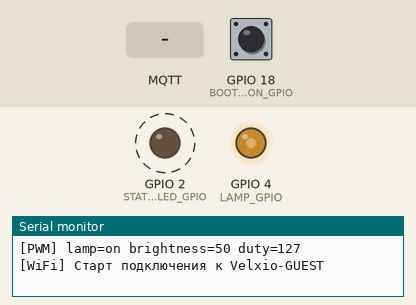
Recording of a sketch running on a simulated ESP32. On the bench: output pins drawn as LEDs (lit = HIGH), the last lines printed to the serial monitor. Dashed ring = blinking. Inputs (shaded band) come from the test bench; at power-on: GPIO 18 (BOOT_BUTTON_GPIO) HIGH. WiFi joins after 1.5 s; servers stay silent unless stated; no MQTT or app messages arrive unless stated.

Above: at 1.28 s.
1.3 s: GPIO 18 (BOOT_BUTTON_GPIO) pulled LOW for 0.15 s
At 1.6 s:
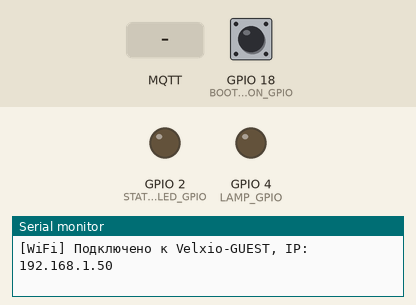
At 2.5 s:
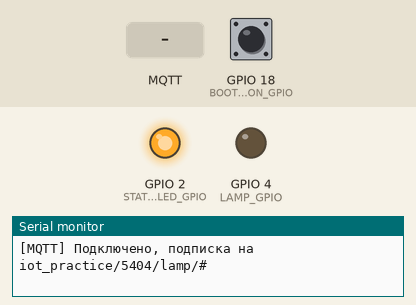
3.2 s: MQTT message "on" arrives on the first subscribed topic
4.7 s: MQTT message "0" arrives on the first subscribed topic
6.2 s: MQTT message "off" arrives on the first subscribed topic
Timing chart, 0 to 8.7 s (numbered marks = the images above; inputs shaded):
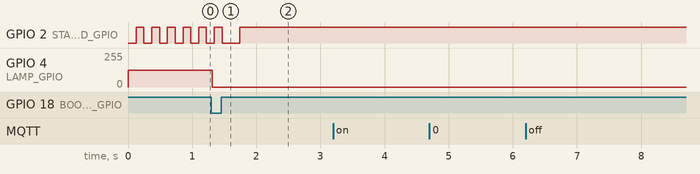

Measured:
- after the input at 1.3 s, GPIO 4 (LAMP_GPIO): 127/255 → 0/255 at once

The sketch:

main.ino
```cpp
/*
Выполнила бригада №3
Участники:
- Павлов Аркадий - ответственный за схемы
- Малков Максим - ответственный за код
- Авдеев Евгений - ответственный за отчеты
*/

#include <Arduino.h>
#include <WiFi.h>
#include <PubSubClient.h>

// Используем учебную Wi-Fi сеть из правил проекта.
static constexpr const char* WIFI_SSID = "Velxio-GUEST";
static constexpr const char* WIFI_PASSWORD = "";

// Берем IP брокера из docker-compose (сервис emqx).
static constexpr const char* MQTT_BROKER_HOST = "172.30.0.10";
static constexpr uint16_t MQTT_BROKER_PORT = 1883;
static constexpr const char* MQTT_CLIENT_ID = "5404";

static constexpr uint8_t STATUS_LED_GPIO = 2;
static constexpr uint8_t LAMP_GPIO = 4;
static constexpr uint8_t BOOT_BUTTON_GPIO = 18;
static constexpr uint8_t PWM_CHANNEL = 0;
static constexpr uint16_t PWM_FREQ_HZ = 5000;
static constexpr uint8_t PWM_RESOLUTION_BITS = 8;
static constexpr uint16_t PWM_MAX_DUTY = (1U << PWM_RESOLUTION_BITS) - 1U;

struct DeviceState {
  bool lampOn = true;
  int brightness = 50;
};

WiFiClient wifiClient;
PubSubClient mqttClient(wifiClient);
DeviceState state;

static constexpr const char* LAMP_TOPIC = "iot_practice/5404/lamp";
static constexpr const char* VALUE_TOPIC = "iot_practice/5404/lamp/value";
static constexpr const char* SUBSCRIBE_TOPIC = "iot_practice/5404/lamp/#";

bool lastButtonLevel = HIGH;
unsigned long lastStatusBlinkMs = 0;
unsigned long lastMqttReconnectTryMs = 0;
unsigned long lastWifiReconnectTryMs = 0;
bool wifiConnectedLogged = false;

void setLampPwm(int brightnessPercent, bool lampOn) {
  int effectiveBrightness = lampOn ? brightnessPercent : 0;
  effectiveBrightness = constrain(effectiveBrightness, 0, 100);

  const uint32_t duty = static_cast<uint32_t>((effectiveBrightness * PWM_MAX_DUTY) / 100);
  ledcWrite(PWM_CHANNEL, duty);

  Serial.printf("[PWM] lamp=%s brightness=%d duty=%lu\n",
                lampOn ? "on" : "off",
                effectiveBrightness,
                static_cast<unsigned long>(duty));
}

void handleTopic(const char* topic, const char* payload) {
  if (strcmp(topic, LAMP_TOPIC) == 0) {
    const bool newLampState = (strcmp(payload, "on") == 0);
    state.lampOn = newLampState;
    setLampPwm(state.brightness, state.lampOn);
    Serial.printf("[MQTT] Команда lamp применена: %s (яркость=%d)\n", state.lampOn ? "on" : "off", state.brightness);
    return;
  }

  if (strcmp(topic, VALUE_TOPIC) == 0) {
    int value = atoi(payload);
    value = constrain(value, 0, 100);

    state.brightness = value;
    setLampPwm(state.brightness, state.lampOn);
    Serial.printf("[MQTT] Команда lamp/value применена: %d (lamp=%s)\n", state.brightness, state.lampOn ? "on" : "off");
    return;
  }

  Serial.printf("[MQTT] Неизвестная команда, топик игнорирован: %s\n", topic);
}

void mqttCallback(char* topic, byte* payload, unsigned int length) {
  if (topic == nullptr) {
    return;
  }

  char payloadBuffer[128] = {0};
  const unsigned int copyLen = min(length, static_cast<unsigned int>(sizeof(payloadBuffer) - 1));
  memcpy(payloadBuffer, payload, copyLen);
  payloadBuffer[copyLen] = '\0';

  Serial.printf("[MQTT] Получено: topic=%s payload=%s\n", topic, payloadBuffer);
  handleTopic(topic, payloadBuffer);
}

void connectWifiIfNeeded() {
  const wl_status_t wifiStatus = WiFi.status();
  if (wifiStatus == WL_CONNECTED) {
    if (!wifiConnectedLogged) {
      Serial.printf("[WiFi] Подключено к %s, IP: %s\n", WIFI_SSID, WiFi.localIP().toString().c_str());
      wifiConnectedLogged = true;
    }
    return;
  }

  if (wifiConnectedLogged) {
    Serial.printf("[WiFi] Соединение потеряно, статус: %d\n", static_cast<int>(wifiStatus));
    wifiConnectedLogged = false;
  }

  const unsigned long now = millis();
  if (now - lastWifiReconnectTryMs < 5000) {
    return;
  }
  lastWifiReconnectTryMs = now;

  // Перезапускаем подключение при каждом разрыве, чтобы лампа сама восстанавливалась
  // после перезапуска роутера/точки доступа без ручного ресета платы.
  Serial.printf("[WiFi] Пробуем подключиться к %s...\n", WIFI_SSID);
  WiFi.disconnect();
  WiFi.begin(WIFI_SSID, WIFI_PASSWORD);
}

void connectMqttIfNeeded() {
  if (WiFi.status() != WL_CONNECTED || mqttClient.connected()) {
    return;
  }

  const unsigned long now = millis();
  if (now - lastMqttReconnectTryMs < 2000) {
    return;
  }
  lastMqttReconnectTryMs = now;

  if (mqttClient.connect(MQTT_CLIENT_ID)) {
    mqttClient.subscribe(SUBSCRIBE_TOPIC, 1);
    Serial.printf("[MQTT] Подключено, подписка на %s\n", SUBSCRIBE_TOPIC);
  }
}

void updateStatusLed() {
  const bool wifiConnected = WiFi.status() == WL_CONNECTED;
  const bool mqttConnected = mqttClient.connected();

  if (wifiConnected && mqttConnected) {
    digitalWrite(STATUS_LED_GPIO, HIGH);
    return;
  }

  const unsigned long now = millis();
  const unsigned long interval = wifiConnected ? 250 : 100;
  if (now - lastStatusBlinkMs >= interval) {
    lastStatusBlinkMs = now;
    digitalWrite(STATUS_LED_GPIO, !digitalRead(STATUS_LED_GPIO));
  }
}

void processBootButton() {
  const bool currentLevel = digitalRead(BOOT_BUTTON_GPIO);

  if (lastButtonLevel == HIGH && currentLevel == LOW) {
    state.lampOn = false;
    state.brightness = 100;
    setLampPwm(state.brightness, state.lampOn);
    Serial.println("[BTN] BOOT: локальный сброс в off + brightness=100");
  }

  lastButtonLevel = currentLevel;
}

void setup() {
  Serial.begin(115200);

  pinMode(STATUS_LED_GPIO, OUTPUT);
  digitalWrite(STATUS_LED_GPIO, LOW);

  pinMode(BOOT_BUTTON_GPIO, INPUT_PULLUP);
  pinMode(LAMP_GPIO, OUTPUT);

  ledcSetup(PWM_CHANNEL, PWM_FREQ_HZ, PWM_RESOLUTION_BITS);
  ledcAttachPin(LAMP_GPIO, PWM_CHANNEL);
  setLampPwm(state.brightness, state.lampOn);

  WiFi.mode(WIFI_STA);
  Serial.printf("[WiFi] Старт подключения к %s\n", WIFI_SSID);
  WiFi.begin(WIFI_SSID, WIFI_PASSWORD);

  mqttClient.setServer(MQTT_BROKER_HOST, MQTT_BROKER_PORT);
  mqttClient.setCallback(mqttCallback);
}

void loop() {
  connectWifiIfNeeded();
  connectMqttIfNeeded();

  if (mqttClient.connected()) {
    mqttClient.loop();
  }

  processBootButton();
  updateStatusLed();
  delay(30);
}
```
